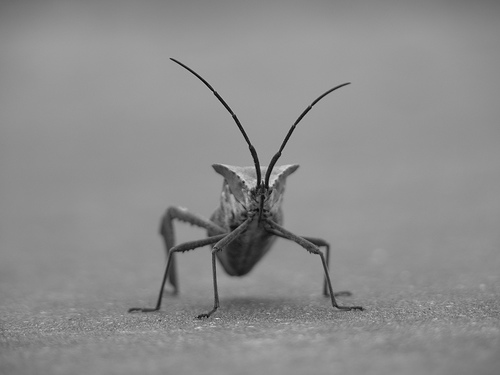
#> input picture PythonBootcamp/support_files/stinkbug.png, 500 x 375 px
$ jupyter execute 06_Introduction_To_Matplotlib_solutions.ipynb   (shell and % lines are left out)
#> lines starting #> are read from the running program, lines starting #| are printed output that depends on the picture


<h1 align="center">Python Bootcamp</h1>
<h3 align="center">August 19-20, 2017</h3>

<div style="border-left: 3px solid #000; padding: 1px; padding-left: 10px; background: #F0FAFF; ">
<center><h1>Introduction to Matplotlib</h1></center>

<p>
**`matplotlib`** is a plotting library for Python.
<p>
**Pros:**
<ul>
<li>Huge amount of functionality/options.
<li>Works with numpy arrays and python lists.
<li>Comes with many prepackaged Python distros (anaconda, WinPython, etc.).
<li>Easily saves plots to image (.png, .bmp, etc.) and vector (.svg, .pdf, etc.) formats.
<li>Has an excellent set of examples (with code) at http://matplotlib.org/gallery.
<li>Shares many syntactic conventions with Matlab.
</ul>

<p>
**Cons:**
<ul>
<li>Slow for rapidly updating plots.
<li>3D plotting support is not great.
<li>Documentation is not always useful.
<li>Essentially has two interfaces.  One is intended to be close to Matlab, the other is object oriented.  You will find examples that assume one or the other, but rarely the one you are after.
<li>Shares many syntactic conventions with Matlab.
</ul>
</div>

[cell 1]
# Import numpy and pyplot
import matplotlib.pyplot as plt
import numpy as np
from __future__ import print_function

<div style="border-left: 3px solid #000; padding: 1px; padding-left: 10px; background: #F0FAFF; ">
<left><h1>Enable Inline Plotting</h1></left>
<p>One of the great features of the Jupyter Notebook is the ability to have your code, outputs, and graphics in a single document. But plots do not render in the notebook by default. To turn on inline plot rendering, we have to use a so-called ```Magic Command```, which is a special Jupyter command preceded by a %.

<p>Two commonly used Matplotlib magic commands are:
<ul>
<li>```%matplotlib notebook``` - creates interactive plots. This is what we're going to use today. Interactive features depend on the kernel running in the background, which means they disappear without the kernel. This feature is somewhat new, so still has occasional bugs.
<li>```%matplotlib inline``` - creates static (non-interactive) plots. This still remains the most common way to generate plots.
</ul>
<p>It's important to note that the above commands are specific to Jupyter. In other environments, you'll need to add a line of code to explicitly display your plots, or save them to disk.  This will be discussed further when we cover other environments.

</div>

[cell 2]
# %matplotlib inline
# Feel free to replace the command above and see how the behavior of the notebook changes

<div style="border-left: 3px solid #000; padding: 1px; padding-left: 10px; background: #F0FAFF; ">
<h2>Example 1. Simple plot</h2>

<p> start by making some sample data
</div>

[cell 3]
x = np.arange(0, 10, 0.01) #make evenly spaced points between 0 and 10 at intervals of 0.01
y = np.sin(2*np.pi*x)*np.exp(-0.5*x) #some function of x
print("first five elements of x: {}".format(x[:5]))
print("first five elements of y: {}".format(y[:5]))

<div style="border-left: 3px solid #000; padding: 1px; padding-left: 10px; background: #F0FAFF; ">

<p> Create a figure and axis, then plot our data on the axis
</div>

[cell 4]
fig,ax = plt.subplots() #subplots will make a single axis inside a new figure by default
ax.plot(x, y, color='red', linewidth=2)

# The figure can be saved by uncommenting the line below
# All major image formats (as well as PDFs) are accepted formats.
# fig.savefig('/testfig.png')
#> figure, not shown here; curve peaks at x = 0.24, y = 0.885

<div style="border-left: 3px solid #000; padding: 1px; padding-left: 10px; background: #F0FAFF; ">
<h2>Example 2. Subplots</h2>

<p>A given figure can have more than one axis. The ```subplot``` command, which we used above, generates a single axis by default. But we can specify the number of axes that we want.

</div>

[cell 5]
#make a time array
t = np.arange(0, 10, 0.1)

# Create figure and axes objects. Make them share the x-axis
fig, axes = plt.subplots(nrows=2, ncols=1, sharex=True)
#note that nrows and columns are the first two default arguments, so can be entered without keywords as follows:
# fig,axes = plt.subplots(2,1,sharex=True)

# Here, `axes` is a numpy array with two axes subplot objects
print('axes type: {}'.format(type(axes)))
print('axes shape: {}'.format(np.shape(axes)))
print('axes object:\n{}'.format(axes))

# Plot on each subplot by indexing into 'ax'
axes[0].plot(t, np.sin(t), label='sin')
axes[1].plot(t, np.cos(t), label='cos', color='red')

# We can loop over the `axes` array to set properties in every subplot (no matter how many)
for ax in axes:
    ax.legend(loc='best')
    ax.set_ylabel('Amplitude',fontsize=14)

# We can also access individual axes to set the properties
axes[1].set_xlabel('Time',fontsize=14,weight='bold',style='italic')

# We can also edit attributes of the entire figure, such as the title
fig.suptitle('This is the figure title',fontsize=18);
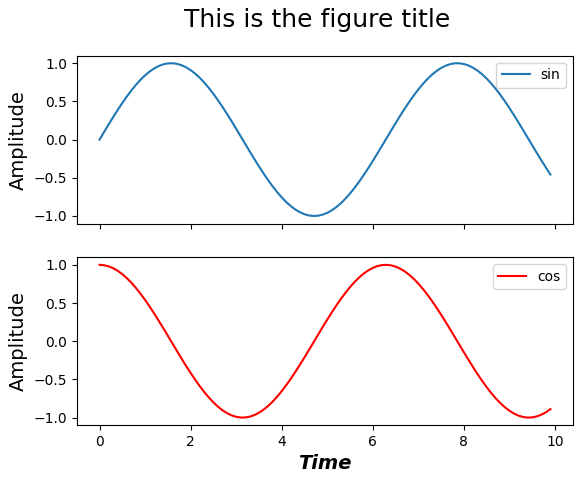
#> figure drawn by matplotlib, 2 panels; panel 2: curve peaks at x = 0, y = 1

<div style="border-left: 3px solid #000; padding: 1px; padding-left: 10px; background: #F0FAFF; ">

Note that the x-axes are tied together in interactive mode due to the 'sharex = True' flag. Try setting that to False and regenerating

</div>

<div style="background: #DFF0D8; border-radius: 3px; padding: 10px;">
<p>**Exercise 5.1:**

<ol>
<li>Remake the above plot with 4 subplots (2 rows, 2 columns; hint: you'll now have to index into axes like **`axes[0, 0]`**).
<li>Create a loop over all the axes objects (hint: use **`axes.flatten()`**) so that the **`legend`** and **`set_ylabel`** functions are called for all subplots.
<li>Use the loop from #2 to add a title to only the top row of plots using the **`set_title`** function.
<li>Look at the documentation for the fig.tight_layout() command to optimize figure layout
  * Note that this doesn't play nice with the figure suptitle. try using the 'plt.subplots_adjust(top=0.85)' command to control the whitespace at the top of the plot.
</ol>

</div>

[cell 6]
#answer

#make a time array
t = np.arange(0, 10, 0.1)

# Create figure and axes objects. Make them share the x-axis
fig, axes = plt.subplots(nrows=2, ncols=2, sharex=True)

# Plot on each subplot by indexing into 'ax'
axes[0,0].plot(t, np.sin(t), label='sin')
axes[1,0].plot(t, np.cos(t), label='cos', color='red')

axes[0,1].plot(t, np.tan(t), label='tan')
axes[1,1].plot(t, -np.cos(t), label='-cos', color='green')

# We can loop over the `axes` array to set properties in every subplot (no matter how many)
for ax in axes.flatten():
    ax.legend(loc='best')
    ax.set_ylabel('Amplitude',fontsize=14)

#put titles on only plots in the 0 row
for col,ax in enumerate(axes[0,:].flatten()):
    ax.set_title('column {}'.format(col))

# We can also access individual axes to set the properties
axes[1,0].set_xlabel('Time',fontsize=14,weight='bold',style='italic')
axes[1,1].set_xlabel('Time',fontsize=14,weight='bold',style='italic')


# We can also edit attributes of the entire figure, such as the title
fig.suptitle('This is the figure title',fontsize=18);

#add tight layout
fig.tight_layout()
#add white
plt.subplots_adjust(top=0.85)
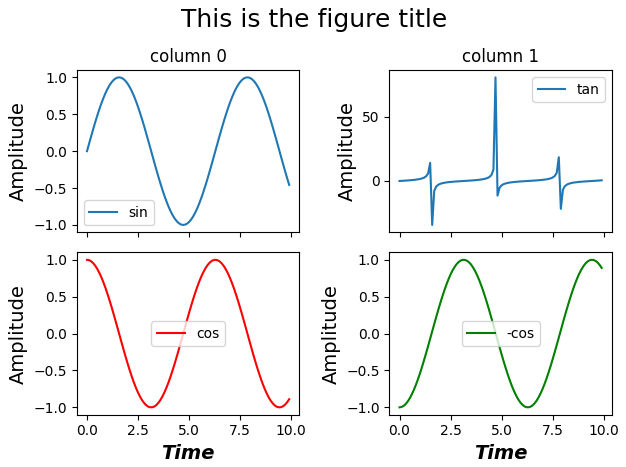
#> figure drawn by matplotlib, 4 panels; panel 3: curve peaks at x = 0, y = 1; panel 4: curve peaks at x = 9.4, y = 1

<div style="border-left: 3px solid #000; padding: 1px; padding-left: 10px; background: #F0FAFF; ">
<h2>Example 3. Plotting histograms </h2>
<p> Use the ```hist``` command.
</div>

[cell 7]
# Create gaussian distributed data with mu=10, sigma=3
x = 10 + 3 * np.random.randn(1000)

# Create figure and axes object
fig, ax = plt.subplots(1,1,figsize=(10,6))

# Create histogram
bins=25
ax.hist(x, bins=bins, label='Counts')

# Set other properties
ax.set_ylabel('bin values', fontsize=14)
ax.set_xlabel('counts', fontsize=14)
ax.legend(loc='upper right')
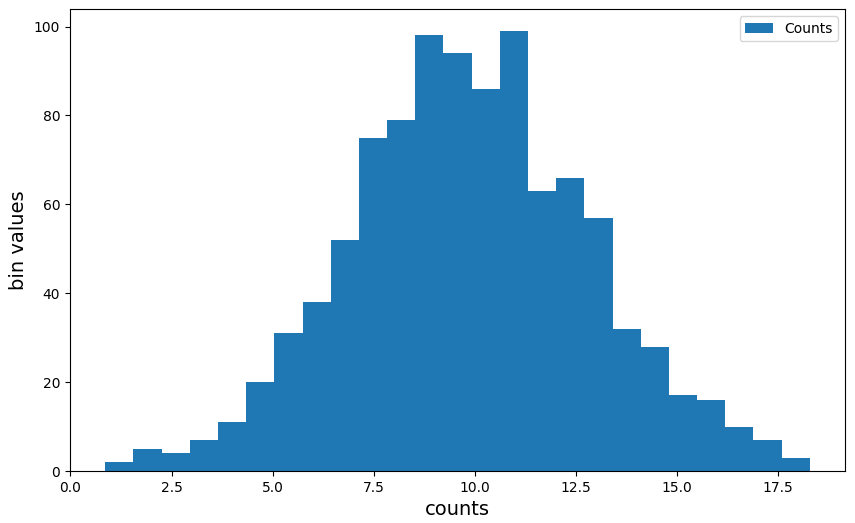
#> figure drawn by matplotlib, 1 panel; tallest bar 99 high, from x = 10.61 to 11.31

<div style="background: #DFF0D8; border-radius: 3px; padding: 10px;">
<p>**Exercise 5.2:**

<p>Bin edges can be explicitly defined.
<p> For example, you can use numpy's arange command to define bins with a desired width:
<p>&nbsp;&nbsp;&nbsp;&nbsp;```bins = np.arange(0,25,0.1)```

<p>Remake the histogram above but explicitly define the bin edges rather than the bin size.

</div>

[cell 8]
#Answer
# Create gaussian distributed data with mu=10, sigma=3
x = 10 + 3 * np.random.randn(1000)

# Create figure and axes object
fig, ax = plt.subplots(1,1,figsize=(10,6))

# Create histogram
bins = np.arange(0,25,0.1)
ax.hist(x, bins=bins, label='Counts')

# Set other properties
ax.set_ylabel('bin values', fontsize=14)
ax.set_xlabel('counts', fontsize=14)
ax.legend(loc='upper right')
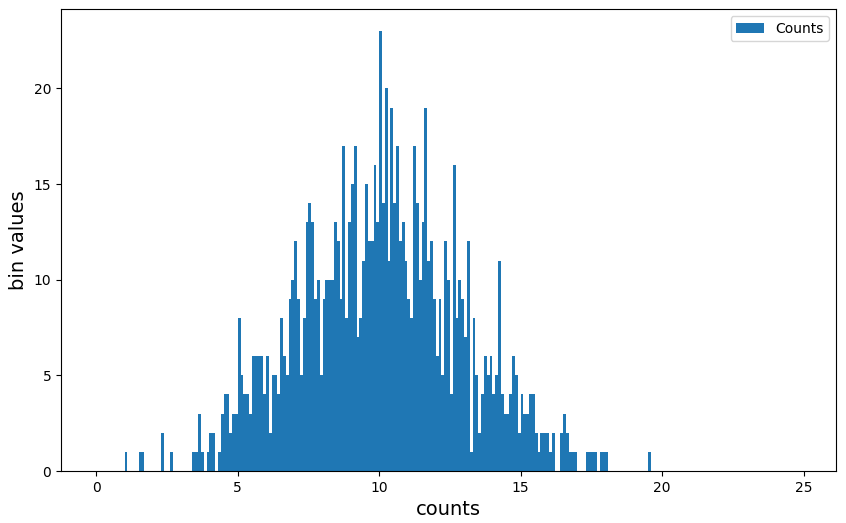
#> figure drawn by matplotlib, 1 panel; tallest bar 23 high, from x = 10 to 10.1

<div style="border-left: 3px solid #000; padding: 1px; padding-left: 10px; background: #F0FAFF; ">
<h2>Example 4 - Plotting Images</h2>
<p> The ```imshow``` and ```matshow``` functions are useful for displaying matrices
<p> Let's first grab an image that was saved on your hard drive using Matplotlib's ```image.mpimg``` function. This will turn the bitmapped image file into a Numpy array with dimensions ```HEIGHT x WIDTH x COLORS```
</div>

[cell 9]
import matplotlib.image as mpimg
import os

#this if statement is necessary to ensure we can find the file even if working from the solutions folder
if os.path.split(os.getcwd())[1] == 'solutions':
    stinkbug_file_path = os.path.join(os.path.split(os.getcwd())[0],'support_files','stinkbug.png')
elif os.path.split(os.getcwd())[1] == 'PythonBootcamp':
    stinkbug_file_path = os.path.join(os.getcwd(),'support_files','stinkbug.png')
img=mpimg.imread(stinkbug_file_path)
#> img is the input picture: shape (375, 500, 3) float32; min 0, max 0.851, mean 0.551

print('the shape of img is: '+str(np.shape(img)))
#| the shape of img is: (375, 500, 3)

<div style="border-left: 3px solid #000; padding: 1px; padding-left: 10px; background: #F0FAFF; ">

<p> Now create a new figure and axis, then use ```imshow``` to display the data
</div>

[cell 10]
fig,ax=plt.subplots()
imgplot = ax.imshow(img)

<div style="border-left: 3px solid #000; padding: 1px; padding-left: 10px; background: #F0FAFF; ">
<p> Note that, despite this having data in three color channels, it renders as a grayscale image. Why is that?
<p> Let's look at all three color values for a given point on the image:
</div>

[cell 11]
img[200,200,:]
#> Out = [0.596, 0.596, 0.596]

<div style="background: #DFF0D8; border-radius: 3px; padding: 10px;">
<p>**Exercise 5.3:**

<p>Plot a single color channel

<ol>
<li>Use Numpy slicing commands that you learned in the previous module to extract all pixels for one of the three color channels
<li>Repeat the imshow command for that single color channel
<li>Note that, in the absence of color data, Matplotlib applies the 'viridis' colormap by default. Try adding the following keyword argument to your imshow command:
<p>&nbsp;&nbsp;&nbsp;&nbsp;```cmap = 'gray'```
</ol>

</div>

[cell 12]
#answer
fig,ax=plt.subplots()
imgplot = ax.imshow(img[:,:,0],cmap='gray')
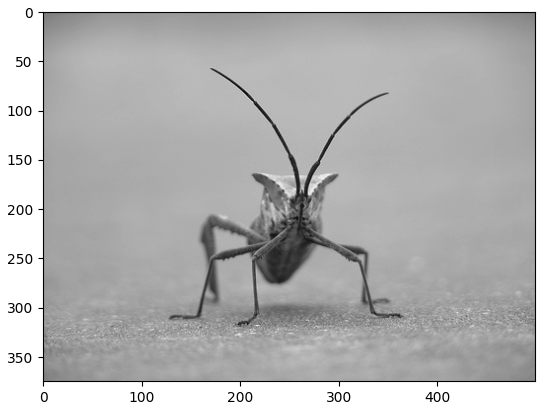
#> figure drawn by matplotlib, 1 panel

<div style="border-left: 3px solid #000; padding: 1px; padding-left: 10px; background: #F0FAFF; ">
<p> Now let's use the same functions to display some mathemically defined data
</div>

[cell 13]
# Create some datapoints
x = np.linspace(0,10,num=500)
y = np.linspace(0,1,num=500)

#create a meshgrid (evenly spaced 2d array on each axis)
XX, YY = np.meshgrid(x, y)

## make ZZ a function of XX and YY
ZZ = np.sin(0.2*np.pi*XX**2) * YY

# Create figure and axes object
fig, ax = plt.subplots()

# Plot colormap and add colorbar scale
image_plot = ax.imshow(ZZ,cmap='coolwarm', extent=[0,10,1,0],aspect="auto")
# image_plot = ax.matshow(ZZ,cmap='coolwarm',origin="lower")

#make a colorbar
cbar = plt.colorbar(image_plot)
#set the colorbar's label properties, including an example of using LaTex code
cbar.set_label('$\sin(0.2 \pi x^2)*y$',fontsize=20,rotation=90)

ax.set_xlabel('x',fontsize=16)
ax.set_ylabel('y',fontsize=16)

print('the shape of z is: '+str(np.shape(ZZ)))
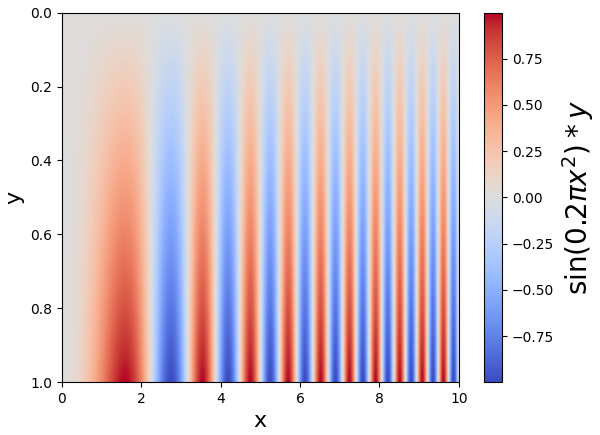
#> figure drawn by matplotlib, 2 panels

<div style="background: #DFF0D8; border-radius: 3px; padding: 10px;">
<p>**Exercise 5.4:**
<ol>
<li>Try experimenting with some different colormaps. Here's a full list: http://matplotlib.org/examples/color/colormaps_reference.html
<li>Try reducing the number of points on the x and y axes by changing the 'num' argument in the linspace command. What happens for low values (<= 100 points)?
<li>Note that the imshow command turns on interpolation by default to reduce pixelation in images. When displaying quantitive data, this is generally not desireable. Here's a full list of interpolation methods: http://matplotlib.org/examples/images_contours_and_fields/interpolation_methods.html. Try setting interpolation to 'none'
<li>Look up the documentation for 'matshow'. Try using it instead of 'imshow'.
<li>Notice the ```extent``` and ```aspect``` keywords in the ```imshow``` function. Try removing or editing them to see what happens
<li>Note that, in both imshow and matshow, the origin is in the upper left hand corner. Try using the following argument:
<p>&nbsp;&nbsp;&nbsp;&nbsp;```origin="lower"``` (but notice how this interacts with the ```extent``` keyword)

</ol>
</div>

<div style="border-left: 3px solid #000; padding: 1px; padding-left: 10px; background: #F0FAFF; ">
<h2> Example 5 -  Error bars </h2>
<p>The ```errorbar``` function can be used to generate line plots with errorbars
</div>

[cell 14]
# Create some data
x = np.arange(0., 1., 0.1)
y = x + 1
y_error = y ** 2

# Create figure and axes object
fig, ax = plt.subplots()

# Create errorbar plot using `y_error` and color errorbars red
ax.errorbar(x, y, yerr=y_error, ecolor='red')
ax.set_xlim([-.1, 1.])
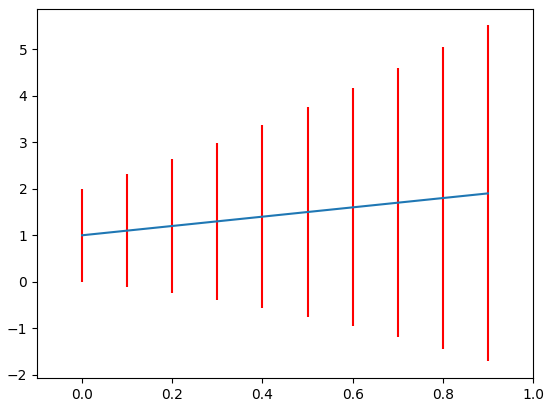
#> figure drawn by matplotlib, 1 panel; curve peaks at x = 0.9, y = 1.9

<div style="border-left: 3px solid #000; padding: 1px; padding-left: 10px; background: #F0FAFF; ">

<h2> Example 6 -  Scatter Plots </h2>
<p> The ```scatterplot``` function allows you to generate scatter plots with dots of different sizes, colors, transparencies, etc.

</div>

[cell 15]
#make first dataset
n1 = 500
x1 = 5+1.5*np.random.randn(n1)
y1 = 1+0.2*np.random.randn(n1)
size1 = 100*np.random.rand(n1)

#make second dataset
n2 = 750
x2 = 2+0.5*np.random.randn(n2)
y2 = 0.25+0.5*np.random.randn(n2)
size2 = 100*np.random.rand(n2)

#make figure,axes handles
fig,ax=plt.subplots()

#plot scatter plots
ax.scatter(x1,y1,s=size1,color='red',alpha=0.25)
ax.scatter(x2,y2,s=size2,color='blue',alpha=0.25)

#set axis limits
ax.set_xlim(0,10)
ax.set_ylim(-2,2)
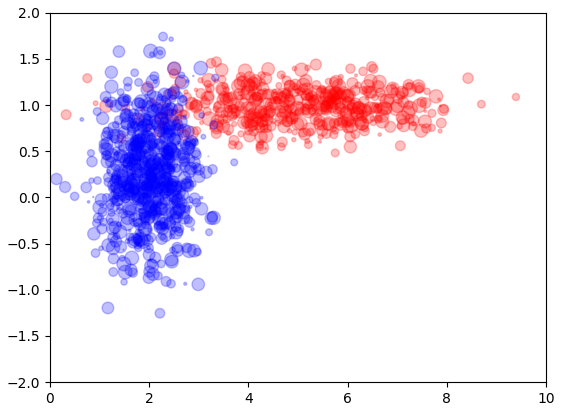
#> figure drawn by matplotlib, 1 panel

<div style="border-left: 3px solid #000; padding: 1px; padding-left: 10px; background: #F0FAFF; ">

<h2>Example 7 - Gridspec </h2>

<p>Gridspec is useful when you have uneven subplots. It can get tricky for more complex plots, so first try to use **`ax.subplots()`** (like in the previous examples) if possible.

<p>The documentation for gridspec is here: http://matplotlib.org/users/gridspec.html
</div>

[cell 16]
import matplotlib.gridspec as gridspec

t = np.arange(0., 5., 0.01)

fig=plt.figure()
# Create grispec object and define each subplot
gs = gridspec.GridSpec(2, 2)
ax0 = plt.subplot(gs[0, 0]) # Top left corner
ax1 = plt.subplot(gs[0, 1]) # Top right corner
ax2 = plt.subplot(gs[1, :]) # Bottom, span entire width

ax0.plot(t, np.cos(5 * t), c='b')
ax1.plot(t, np.exp(-1 * t), c='g')
ax2.plot(t, np.cos(5 * t) * np.exp(-1 * t), c='k')
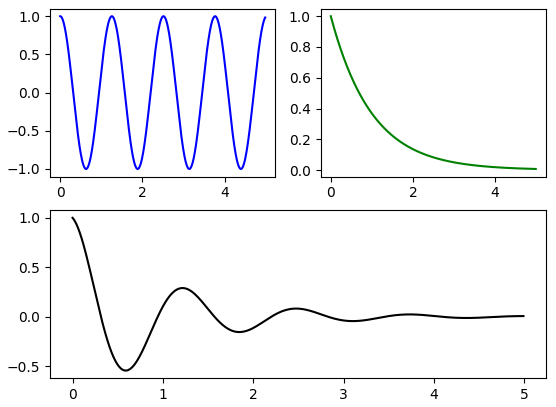
#> figure drawn by matplotlib, 3 panels; panel 1: curve peaks at x = 0, y = 1; panel 2: curve peaks at x = 0, y = 1; panel 3: curve peaks at x = 0, y = 1

<div style="background: #DFF0D8; border-radius: 3px; padding: 10px;">
<p>**Exercise 5.5:**
<p>Modify the above plot in the following ways:
<ol>
<li>Add another plot on the right edge that spans the full vertical distance (can be a scatter plot, imshow, line plot, etc.)
<li>Change the size of the entire plot to 9 inches wide by 6 inches tall
<li>Add a title to each subplot, and the figure as a whole
<li>Label all axes
<li>Modify the x-labels on the lower-left plot such that there is a tick every 0.5 points (0, 0.5, 1, 1.5, etc).
<li>Add gridlines to the upper left plot
<li>Make the line in the lower left plot thicker (linewidth of 3) and dashed
<ol>
</div>

[cell 17]
#answer

import matplotlib.gridspec as gridspec

t = np.arange(0., 5., 0.01)

fig=plt.figure(figsize=(9,6))
# Create grispec object and define each subplot
gs = gridspec.GridSpec(2, 3)

#turn the axes into a list to make them easier to reference later
ax = []
ax.append(plt.subplot(gs[0, 0])) # Top left corner
ax.append(plt.subplot(gs[0, 1])) # Top right corner
ax.append(plt.subplot(gs[1, :2])) # Bottom, span first two columns
ax.append(plt.subplot(gs[:, 2])) # span entire height, right column

#make the plots
ax[0].plot(t, np.cos(5 * t), c='b')
ax[1].plot(t, np.exp(-1 * t), c='g')
ax[2].plot(t, np.cos(5 * t) * np.exp(-1 * t), c='k',linewidth=3,linestyle='--')
ax[3].imshow(np.random.randn(400,200),)

#add titles
for ii,axis in enumerate(ax):
    axis.set_xlabel('x')
    axis.set_ylabel('y')
    axis.set_title('plot {}'.format(ii))

#adjust the layout
fig.tight_layout()
plt.subplots_adjust(top=0.85)
fig.suptitle('A bunch of plots',fontsize=20)

#make xticks in lower left plot space by 0.5
ax[2].set_xticks(np.arange(0,np.max(t)+0.1,0.5))

#add grid to upper left plot
ax[0].grid(True)
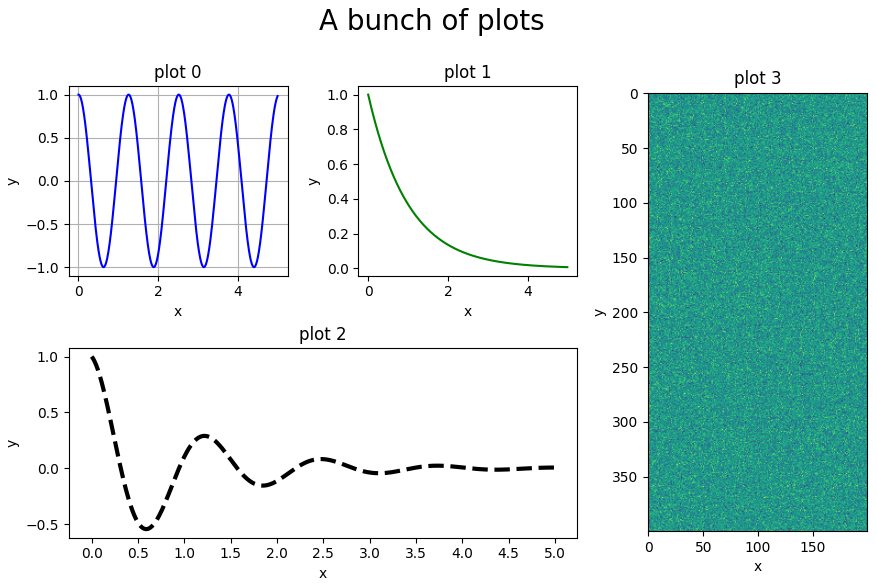
#> figure drawn by matplotlib, 4 panels; panel 1: curve peaks at x = 0, y = 1; panel 2: curve peaks at x = 0, y = 1; panel 3: curve peaks at x = 0, y = 1
